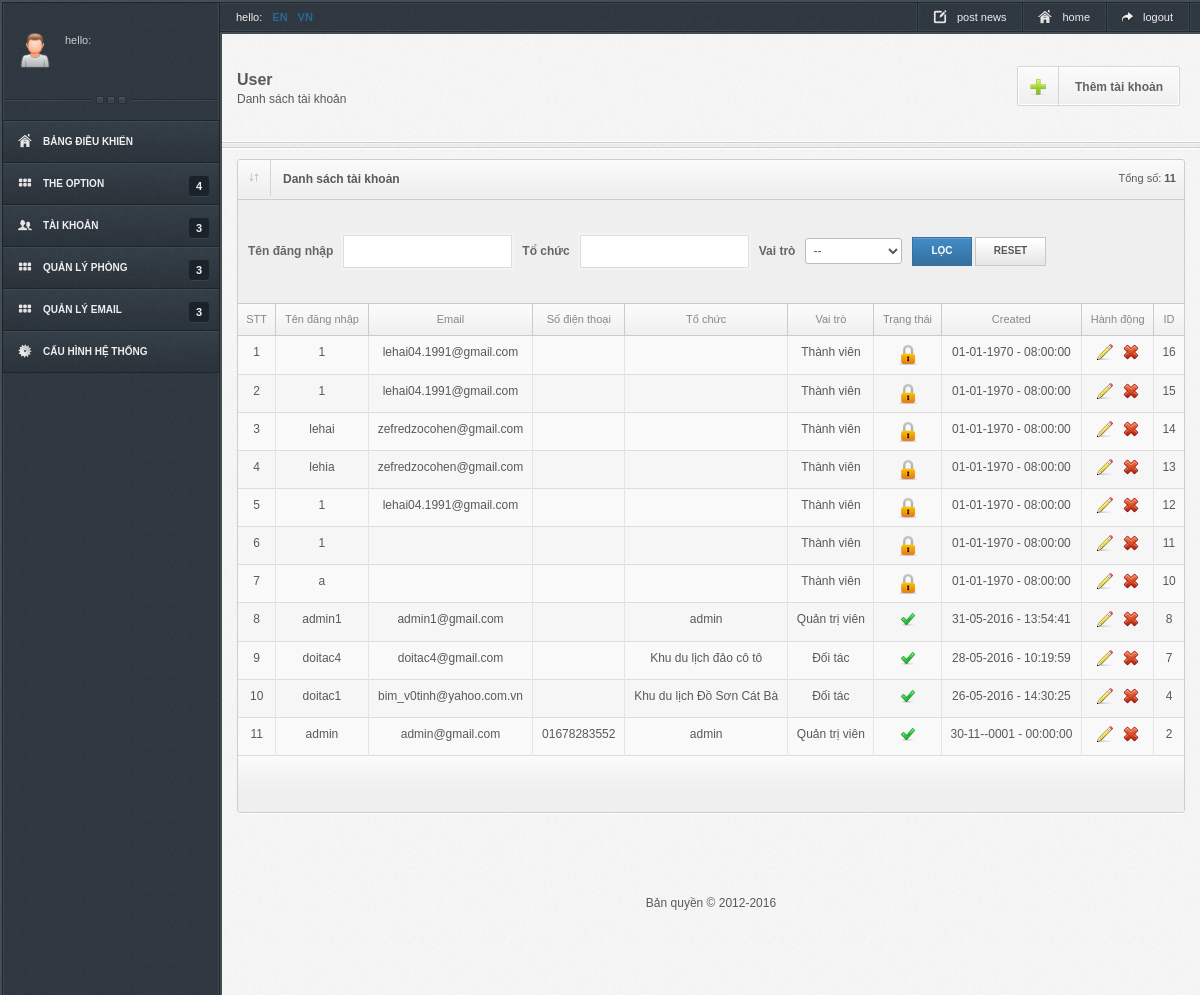
Screenshot of /index.php/site/user with the database file from the repository.
### tables this page shows
CREATE TABLE `tbl_user` (
  `user_id` int(11) NOT NULL,
  `last_name` varchar(255) DEFAULT NULL,
  `first_name` varchar(255) DEFAULT NULL,
  `user_name` varchar(255) NOT NULL,
  `email` varchar(255) DEFAULT NULL,
  `password` varchar(255) NOT NULL,
  `password_old` varchar(255) DEFAULT NULL,
  `ozganzation` varchar(255) DEFAULT NULL COMMENT 'tochuc-cty',
  `phone` varchar(255) DEFAULT NULL,
  `gender` tinyint(2) DEFAULT NULL,
  `birthday` date DEFAULT NULL,
  `avarta` varchar(255) DEFAULT NULL,
  `provincial_id` int(11) DEFAULT NULL,
  `address` varchar(255) DEFAULT NULL,
  `workplace` varchar(255) DEFAULT NULL,
  `description` text,
  `country` varchar(255) DEFAULT NULL,
  `created` datetime DEFAULT NULL,
  `updated` datetime DEFAULT NULL,
  `status` tinyint(1) DEFAULT '0' COMMENT '0:block,1:active',
  `role_id` tinyint(1) DEFAULT NULL
);

CREATE TABLE `tbl_role` (
  `role_id` int(11) NOT NULL,
  `role_name` varchar(255) NOT NULL,
  `description` text,
  `status` tinyint(1) DEFAULT NULL,
  `created` datetime DEFAULT NULL,
  `updated` datetime DEFAULT NULL
);

### application/controllers/site/User.php (called while the page is built, shortened)
<?php
class User extends MY_Controller
{
    public function __construct()
    {
        $this->load->model('user_model');
    }
    public function index()
    {
        $this->load->model("role_model");
        $input = array();
        $input['order'] = array('role_id','ASC');
        $list_role = $this->role_model->get_list($input);
        $data['list_role'] = $list_role;
        $this->load->library('pagination');
        $total = $this->user_model->get_total();
        $config = array();
        $config["total_rows"] = $total;
        $config['base_url'] = base_url('admin/user/index');
        $config['per_page'] = 15;
        $config['uri_segment'] = 4;
        $config['next_link'] = 'Trang kế tiếp';
        $config['prev_link'] = 'Trang trước';
        $config['use_page_numbers'] = TRUE;
        $this->pagination->initialize($config);
        if($this->uri->segment('4') && $this->uri->segment('4') > 1){
            $segment = $this->uri->segment('4');
        }else{
            $segment = 1;
        }
        $segment = (int)$segment;
        $start = ($segment - 1)*$config['per_page'];
        $pagination_link = $this->pagination->create_links();
        $data['pagination_link'] = $pagination_link;
        $message = $this->session->flashdata();
        $data['message'] = $message;
        $input = array();
        $input['limit'] = array($config['per_page'], $start);
        $input['order'] = array('user_id','DESC');
        $list = $this->user_model->getList($input);
        $data['total'] = $total;
        $data['list'] = $list;
        $data['title'] = 'Danh sách tài khoản';
        $data['temp'] = 'admin/user/index';
        $this->load->view('admin/layout', isset($data) ? ($data) : null);
    }
}

### index.php (called while the page is built, shortened)
<?php
require_once BASEPATH.'core/CodeIgniter.php';

### application/helpers/mystring_helper.php (called while the page is built, shortened)
<?php
	if(!function_exists('admin_url')){
		function admin_url($str = ''){
			return base_url('admin/'.$str);
		}
	}
?>

### application/core/MY_Model.php (called while the page is built, shortened)
<?php
class MY_Model extends CI_Model {
    var $table = '';
    var $key = '';
    var $order = '';
    function get_total($input = array())
    {
        $query = $this->db->get($this->table);
        return $query->num_rows();
    }
    protected function get_list_set_input($input = array())
    {
        if (isset($input['order'][0]) && isset($input['order'][1]))
        {
            $this->db->order_by($input['order'][0], $input['order'][1]);
        }
        else
        {
            $order = ($this->order == '') ? array($this->table.'.'.$this->key, 'desc') : $this->order;
            $this->db->order_by($order[0], $order[1],'none');
        }
        if (isset($input['limit'][0]) && isset($input['limit'][1]))
        {
            $this->db->limit($input['limit'][0], $input['limit'][1]);
        }
    }
}
?>

### application/models/User_model.php (called while the page is built, shortened)
<?php
class User_model extends MY_Model
{
    var $table = 'user';
    function getList($input = array()){
		$this->db->select($this->table.'.*,role_name');
		$this->db->from($this->table);
		$this->db->join('role',$this->table.'.role_id = role.role_id');
		$query = $this->db->get();
		return $query->result();
    }
}

### application/views/admin/user/index.php (the view, shortened to what this page needs)
<div class="titleArea clearfix">
    <div class="wrapper clearfix col-md-12">
        <div class="pageTitle">
            <h5>User</h5>
            <span><?php echo isset($title)?$title:''; ?></span>
        </div>
        <div class="horControlB menu_action">
            <ul>
                <li>
                    <a href="<?php echo admin_url('user/create');?>">
                        <img src="<?php echo base_url();?>public/admin/images/icons/control/16/add.png"/>
                        <span>Thêm tài khoản</span>
                    </a>
                </li>
            </ul>
        </div>
    </div>
</div>
<div class="line"></div>
<div class="wrapper col-md-12  clearfix content">
    <div class="widget">
        <div class="title">
            <span class="titleIcon"><img src="<?php echo base_url();?>public/admin/images/icons/tableArrows.png"/></span>
            <h6><?php echo isset($title)?$title:'';?></h6>
            <div class="num f12">Tổng số: <b><?php echo isset($total)?$total:0;?></b></div>
        </div>
        <div class="table-responsive">
            <table class="table sTable mTable myTable" id="checkAll">
                <thead class="filter">
                <tr>
                    <td colspan="17">
                        <form class="form-inline form_filter form" method="get">
                            <table class="table-filter" cellpadding="0" cellspacing="0">
                                <tbody>
                                <tr>
                                    <td class="label-tit">
                                        <label for="user_name">Tên đăng nhập</label>
                                    </td>
                                    <td class="item">
                                        <input name="user_name" value="<?php echo $this->input->get('user_name');?>" type="text"/>
                                    </td>
                                    <td class="label-tit">
                                        <label for="ozganzation">Tổ chức</label>
                                    </td>
                                    <td class="item">
                                        <input name="ozganzation" value="<?php echo $this->input->get('ozganzation');?>" id="ozganzation" type="text"/>
                                    </td>
                                    <td class="label-tit">
                                        <label for="role">Vai trò</label>
                                    </td>
                                    <td class="item">
                                        <select name="role">
                                            <option value="">--</option>
                                        </select>
                                    </td>
                                    <td colspan='2'>
                                        <input type="submit" class="button blueB" value="Lọc"/>
                                        <input type="reset" class="basic" value="Reset"
                                               onclick="window.location.href = '<?php echo admin_url('user/index');?>'; ">
                                    </td>
                                </tr>
                                </tbody>
                            </table>
                        </form>
                    </td>
                </tr>
                </thead>
                <thead>
                    <tr>
                        <td>STT</td>
                        <td>Tên đăng nhập</td>
                        <td>Email</td>
                        <td>Số điện thoại</td>
                        <td>Tổ chức</td>
                        <td>Vai trò</td>
                        <td>Trạng thái</td>
                        <td>Created</td>
                        <td>Hành động</td>
                        <td>ID</td>
                    </tr>
                </thead>
                <tfoot class="auto_check_pages">
                    <tr>
                        <td colspan="17">
                            <div class='pagination'>
                            </div>
                        </td>
                    </tr>
                </tfoot>
                <tbody class="list_item">
                    <?php
                        if(isset($list) && is_array($list)){
                            $i = 0;
                            foreach ($list as $row) {
                                $i++;
                    ?>
                    <tr class='row_20 <?php echo $class;?>'>
                        <td class="textC"><?php echo $i;?></td>
                        <td class="textC" >
                            <a href="#" title="<?php echo $row->last_name.' '.$row->first_name;?>">
                                <?php echo $row->user_name;?>
                            </a>
                        </td>
                        <td class="textC"><?php echo $row->email;?></td>
                        <td class="textC"><?php echo $row->phone; ?></td>
                        <td class="textC"><?php echo $row->ozganzation; ?></td>
                        <td class="textC"><?php echo $row->role_name?></td>
                        <td class="textC" id="status">
                            <?php
                            if($row->status == 1){
                            ?>
                                <a href="javascript:void(0)" onclick="status(<?php echo $row->user_id;?>)" class="lightbox" title="block">
                                    <img src="<?php echo base_url();?>public/admin/images/icons/color/tick.png" />
                                </a>
                            <?php
                            }else{
                            ?>
                                <a href="javascript:void(0)" onclick="status(<?php echo $row->user_id;?>)" class="lightbox" title="active">
                                    <img src="<?php echo base_url();?>public/admin/images/icons/color/block.png" />
                                </a>
                            <?php
                            }
                            ?>
                        </td>
                        <td class="textC"><?php echo date('d-m-Y - H:i:s',strtotime($row->created));?></td>
                        <td class="textC">
                            <a href="<?php echo admin_url('user/edit/'.$row->user_id);?>" class="lightbox" title="edit">
                                <img src="<?php echo base_url();?>public/admin/images/icons/color/pencil.png" />
                            </a>
                            <a href="javascript:void(0)" class="lightbox" title="delete" onclick="del(<?php echo $row->user_id;?>)">
                                <img src="<?php echo base_url();?>public/admin/images/icons/color/uninstall.png" />
                            </a>
                        </td>
                        <td class="textC"><?php echo $row->user_id; ?></td>
                    </tr>
                    <?php
                            }
                        }
                    ?>
                </tbody>
            </table>
        </div>
    </div>
</div>

### rows the page displays
tbl_user: user_name "1", email "lehai04.1991@gmail.com", role.role_name "Thành viên", status 0 (drawn), created "01-01-1970 - 08:00:00", user_id "16"
tbl_user: user_name "1", email "lehai04.1991@gmail.com", role.role_name "Thành viên", status 0 (drawn), created "01-01-1970 - 08:00:00", user_id "15"
tbl_user: user_name "lehai", email "zefredzocohen@gmail.com", role.role_name "Thành viên", status 0 (drawn), created "01-01-1970 - 08:00:00", user_id "14"
tbl_user: user_name "lehia", email "zefredzocohen@gmail.com", role.role_name "Thành viên", status 0 (drawn), created "01-01-1970 - 08:00:00", user_id "13"
tbl_user: user_name "1", email "lehai04.1991@gmail.com", role.role_name "Thành viên", status 0 (drawn), created "01-01-1970 - 08:00:00", user_id "12"
tbl_user: user_name "1", role.role_name "Thành viên", status 0 (drawn), created "01-01-1970 - 08:00:00", user_id "11"
tbl_user: user_name "a", role.role_name "Thành viên", status 0 (drawn), created "01-01-1970 - 08:00:00", user_id "10"
tbl_user: user_name "admin1", email "admin1@gmail.com", ozganzation "admin", role.role_name "Quản trị viên", status 1 (drawn), created "31-05-2016 - 13:54:41", user_id "8"
tbl_user: user_name "doitac4", email "doitac4@gmail.com", ozganzation "Khu du lịch đảo cô tô", role.role_name "Đối tác", status 1 (drawn), created "28-05-2016 - 10:19:59", user_id "7"
tbl_user: user_name "doitac1", email "bim_v0tinh@yahoo.com.vn", ozganzation "Khu du lịch Đồ Sơn Cát Bà", role.role_name "Đối tác", status 1 (drawn), created "26-05-2016 - 14:30:25", user_id "4"
tbl_user: user_name "admin", email "admin@gmail.com", phone "01678283552", ozganzation "admin", role.role_name "Quản trị viên", status 1 (drawn), created "30-11--0001 - 00:00:00", user_id "2"

### other values shown
lang('hello') "hello"
lang('side_bar_dashboard') "BẢNG ĐIỀU KHIỂN"
lang('side_bar_the_option') "THE OPTION"
lang('side_bar_account') "TÀI KHOẢN"
lang('side_bar_manage_room') "QUẢN LÝ PHÒNG"
lang('side_bar_manage_email') "QUẢN LÝ EMAIL"
lang('side_bar_config_system') "CẤU HÌNH HỆ THỐNG"
lang('post news') "post news"
lang('home') "home"
lang('logout') "logout"
$title "Danh sách tài khoản"
$total "11"
